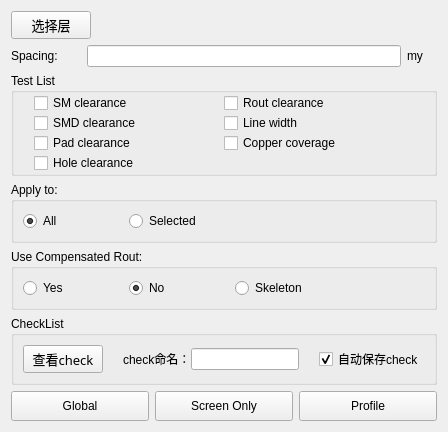
      <widget class="QWidget" name="tab_3">
       <attribute name="title">
        <string>文字分析</string>
       </attribute>
       <layout class="QVBoxLayout" name="verticalLayout_4" stretch="0,0,1,0,0,0,0">
        <item>
         <layout class="QHBoxLayout" name="horizontalLayout_18" stretch="0,1">
          <item>
           <widget class="QPushButton" name="signal_layer_btn_3">
            <property name="font">
             <font>
              <family>黑体</family>
              <pointsize>10</pointsize>
             </font>
            </property>
            <property name="cursor">
             <cursorShape>PointingHandCursor</cursorShape>
            </property>
            <property name="text">
             <string>选择层</string>
            </property>
           </widget>
          </item>
          <item>
           <widget class="QLabel" name="layers_label_3">
            <property name="font">
             <font>
              <family>黑体</family>
              <pointsize>10</pointsize>
             </font>
            </property>
            <property name="text">
             <string/>
            </property>
           </widget>
          </item>
         </layout>
        </item>
        <item>
         <layout class="QGridLayout" name="gridLayout_5">
          <item row="0" column="0">
           <widget class="QLabel" name="label_23">
            <property name="minimumSize">
             <size>
              <width>70</width>
              <height>0</height>
             </size>
            </property>
            <property name="text">
             <string>Spacing:</string>
            </property>
           </widget>
          </item>
          <item row="0" column="1">
           <widget class="QLineEdit" name="lineEdit_13"/>
          </item>
          <item row="0" column="2">
           <widget class="QLabel" name="label_24">
            <property name="minimumSize">
             <size>
              <width>30</width>
              <height>0</height>
             </size>
            </property>
            <property name="maximumSize">
             <size>
              <width>30</width>
              <height>16777215</height>
             </size>
            </property>
            <property name="text">
             <string>my</string>
            </property>
           </widget>
          </item>
         </layout>
        </item>
        <item>
         <widget class="QGroupBox" name="groupBox_16">
          <property name="title">
           <string>Test List</string>
          </property>
          <layout class="QGridLayout" name="gridLayout_6" rowstretch="0,0,0,0">
           <property name="leftMargin">
            <number>20</number>
           </property>
           <property name="topMargin">
            <number>0</number>
           </property>
           <property name="rightMargin">
            <number>20</number>
           </property>
           <property name="bottomMargin">
            <number>0</number>
           </property>
           <property name="spacing">
            <number>0</number>
           </property>
           <item row="2" column="1">
            <widget class="QCheckBox" name="checkBox_25">
             <property name="text">
              <string>Copper coverage</string>
             </property>
             <property name="checkable">
              <bool>false</bool>
             </property>
             <property name="checked">
              <bool>false</bool>
             </property>
             <property name="tristate">
              <bool>true</bool>
             </property>
            </widget>
           </item>
           <item row="3" column="0">
            <widget class="QCheckBox" name="checkBox_26">
             <property name="text">
              <string>Hole clearance</string>
             </property>
             <property name="checkable">
              <bool>false</bool>
             </property>
             <property name="checked">
              <bool>false</bool>
             </property>
             <property name="tristate">
              <bool>true</bool>
             </property>
            </widget>
           </item>
           <item row="0" column="0">
            <widget class="QCheckBox" name="checkBox_20">
             <property name="text">
              <string>SM clearance</string>
             </property>
             <property name="checkable">
              <bool>false</bool>
             </property>
             <property name="checked">
              <bool>false</bool>
             </property>
             <property name="tristate">
              <bool>true</bool>
             </property>
            </widget>
           </item>
           <item row="0" column="1">
            <widget class="QCheckBox" name="checkBox_21">
             <property name="text">
              <string>Rout clearance</string>
             </property>
             <property name="checkable">
              <bool>false</bool>
             </property>
             <property name="checked">
              <bool>false</bool>
             </property>
             <property name="tristate">
              <bool>true</bool>
             </property>
            </widget>
           </item>
           <item row="1" column="1">
            <widget class="QCheckBox" name="checkBox_23">
             <property name="text">
              <string>Line width</string>
             </property>
             <property name="checkable">
              <bool>false</bool>
             </property>
             <property name="checked">
              <bool>false</bool>
             </property>
             <property name="tristate">
              <bool>true</bool>
             </property>
            </widget>
           </item>
           <item row="2" column="0">
            <widget class="QCheckBox" name="checkBox_24">
             <property name="text">
              <string>Pad clearance</string>
             </property>
             <property name="checkable">
              <bool>false</bool>
             </property>
             <property name="checked">
              <bool>false</bool>
             </property>
             <property name="tristate">
              <bool>true</bool>
             </property>
            </widget>
           </item>
           <item row="1" column="0">
            <widget class="QCheckBox" name="checkBox_22">
             <property name="text">
              <string>SMD clearance</string>
             </property>
             <property name="checkable">
              <bool>false</bool>
             </property>
             <property name="checked">
              <bool>false</bool>
             </property>
             <property name="tristate">
              <bool>true</bool>
             </property>
            </widget>
           </item>
          </layout>
         </widget>
        </item>
        <item>
         <widget class="QGroupBox" name="groupBox_14">
          <property name="title">
           <string>Apply to:</string>
          </property>
          <layout class="QHBoxLayout" name="horizontalLayout_19" stretch="1,1">
           <item>
            <widget class="QRadioButton" name="radioButton_22">
             <property name="maximumSize">
              <size>
               <width>100</width>
               <height>16777215</height>
              </size>
             </property>
             <property name="text">
              <string>All</string>
             </property>
             <property name="checkable">
              <bool>true</bool>
             </property>
             <property name="checked">
              <bool>true</bool>
             </property>
             <property name="autoRepeat">
              <bool>false</bool>
             </property>
             <property name="autoExclusive">
              <bool>true</bool>
             </property>
            </widget>
           </item>
           <item>
            <widget class="QRadioButton" name="radioButton_23">
             <property name="text">
              <string>Selected</string>
             </property>
            </widget>
           </item>
          </layout>
         </widget>
        </item>
        <item>
         <widget class="QGroupBox" name="groupBox_13">
          <property name="title">
           <string>Use Compensated Rout:</string>
          </property>
          <layout class="QHBoxLayout" name="horizontalLayout_17">
           <item>
            <widget class="QRadioButton" name="radioButton_19">
             <property name="maximumSize">
              <size>
               <width>100</width>
               <height>16777215</height>
              </size>
             </property>
             <property name="text">
              <string>Yes</string>
             </property>
            </widget>
           </item>
           <item>
            <widget class="QRadioButton" name="radioButton_20">
             <property name="maximumSize">
              <size>
               <width>100</width>
               <height>16777215</height>
              </size>
             </property>
             <property name="text">
              <string>No</string>
             </property>
             <property name="checked">
              <bool>true</bool>
             </property>
            </widget>
           </item>
           <item>
            <widget class="QRadioButton" name="radioButton_21">
             <property name="text">
              <string>Skeleton</string>
             </property>
            </widget>
           </item>
          </layout>
         </widget>
        </item>
        <item>
         <widget class="QGroupBox" name="groupBox_18">
          <property name="title">
           <string>CheckList</string>
          </property>
          <layout class="QHBoxLayout" name="horizontalLayout_23">
           <property name="spacing">
            <number>20</number>
           </property>
           <item>
            <widget class="QPushButton" name="view_check_btn_3">
             <property name="font">
              <font>
               <family>黑体</family>
               <pointsize>10</pointsize>
              </font>
             </property>
             <property name="cursor">
              <cursorShape>PointingHandCursor</cursorShape>
             </property>
             <property name="text">
              <string>查看check</string>
             </property>
            </widget>
           </item>
           <item>
            <layout class="QHBoxLayout" name="horizontalLayout_24">
             <property name="spacing">
              <number>0</number>
             </property>
             <item>
              <widget class="QLabel" name="label_33">
               <property name="text">
                <string>check命名：</string>
               </property>
              </widget>
             </item>
             <item>
              <widget class="QLineEdit" name="signal_check_name_3">
               <property name="text">
                <string/>
               </property>
              </widget>
             </item>
            </layout>
           </item>
           <item>
            <widget class="QCheckBox" name="auto_checkbox_3">
             <property name="text">
              <string>自动保存check</string>
             </property>
             <property name="checked">
              <bool>true</bool>
             </property>
            </widget>
           </item>
          </layout>
         </widget>
        </item>
        <item>
         <layout class="QHBoxLayout" name="horizontalLayout_21">
          <item>
           <widget class="QPushButton" name="pushButton_7">
            <property name="minimumSize">
             <size>
              <width>0</width>
              <height>30</height>
             </size>
            </property>
            <property name="cursor">
             <cursorShape>PointingHandCursor</cursorShape>
            </property>
            <property name="text">
             <string>Global</string>
            </property>
           </widget>
          </item>
          <item>
           <widget class="QPushButton" name="pushButton_8">
            <property name="minimumSize">
             <size>
              <width>0</width>
              <height>30</height>
             </size>
            </property>
            <property name="cursor">
             <cursorShape>PointingHandCursor</cursorShape>
            </property>
            <property name="text">
             <string>Screen Only</string>
            </property>
           </widget>
          </item>
          <item>
           <widget class="QPushButton" name="pushButton_9">
            <property name="minimumSize">
             <size>
              <width>0</width>
              <height>30</height>
             </size>
            </property>
            <property name="cursor">
             <cursorShape>PointingHandCursor</cursorShape>
            </property>
            <property name="text">
             <string>Profile</string>
            </property>
           </widget>
          </item>
         </layout>
        </item>
       </layout>
      </widget>
